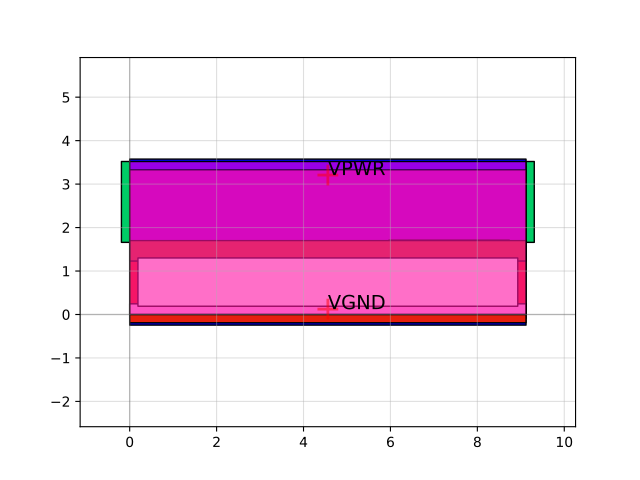

Source code (Python):
import sky130

c = sky130.components.sky130_fd_sc_hs__einvn_8()
c.plot()
